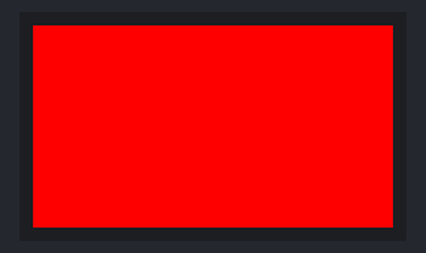
Bench run of a sketch on a simulated ESP32. On the bench: 240×135 colour display. What the sketch prints to the serial monitor is not drawn.

Above: at 0.2 s.
At 1.0 s:
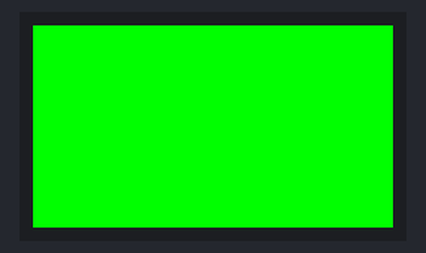
At 1.7 s:
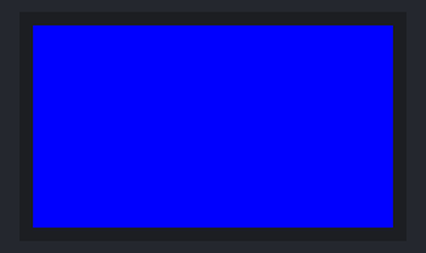
At 2.4 s:
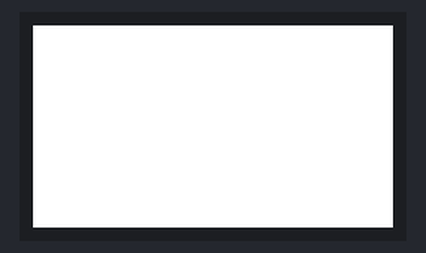
At 3.2 s:
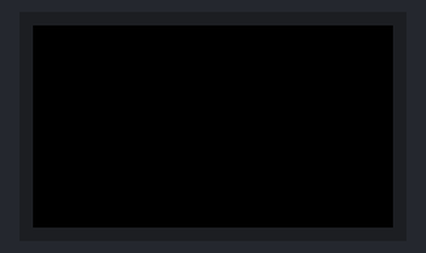
At 3.9 s:
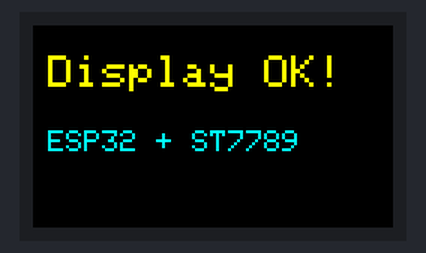

Measured:
- by itself, everything shown: repeats every 6.7 s, in 6 steps
- what the display in image 1 shows lasts 0.7 s, from 0.9 s to 1.6 s
- what the display in image 5 shows lasts 3.1 s, from 3.8 s to 6.9 s

The sketch:

display_test.ino
```cpp
// ST7789 1.14" 135x240 IPS display test for ESP32 (uses Adafruit_ST7789 + Adafruit_GFX)
// Wiring (change if yours differs):
//   Display GND -> GND      Display VCC -> 3V3
//   Display SCL -> GPIO18   (SPI clock)
//   Display SDA -> GPIO23   (SPI MOSI)
//   Display RES -> GPIO4
//   Display DC  -> GPIO2
//   Display CS  -> GPIO15
//   Display BLK -> 3V3
#include <Adafruit_GFX.h>
#include <Adafruit_ST7789.h>
#include <SPI.h>

#define TFT_CS   15
#define TFT_DC   2
#define TFT_RST  4
#define TFT_SCK  18
#define TFT_MOSI 23

Adafruit_ST7789 tft = Adafruit_ST7789(TFT_CS, TFT_DC, TFT_RST);

void setup() {
  Serial.begin(115200);
  SPI.begin(TFT_SCK, -1, TFT_MOSI, TFT_CS);
  tft.init(135, 240, SPI_MODE3);
  tft.setSPISpeed(10000000);
  tft.setRotation(1);  // landscape 240x135
  Serial.println("Display init done");
}

void loop() {
  const uint16_t colors[] = {ST77XX_RED, ST77XX_GREEN, ST77XX_BLUE, ST77XX_WHITE, ST77XX_BLACK};
  for (uint16_t c : colors) {
    tft.fillScreen(c);
    delay(700);
  }
  tft.fillScreen(ST77XX_BLACK);
  tft.setTextColor(ST77XX_YELLOW);
  tft.setTextSize(3);
  tft.setCursor(10, 20);
  tft.println("Display OK!");
  tft.setTextColor(ST77XX_CYAN);
  tft.setTextSize(2);
  tft.setCursor(10, 70);
  tft.println("ESP32 + ST7789");
  delay(3000);
}
```
